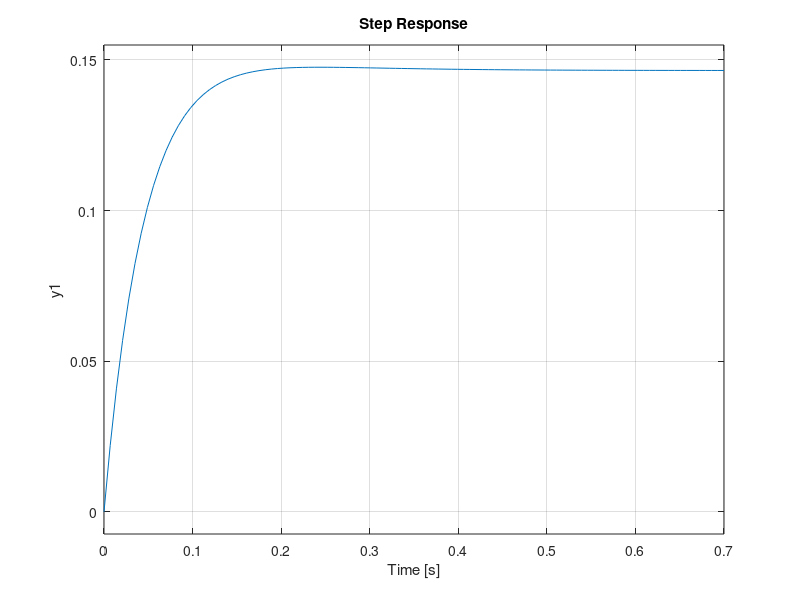

MATLAB code for this plot:
% Kelompok 3
num = [ 1 ]
denum = [1 10.05]

Gp = tf(num,denum) % jadi transfer functionnya
H = [1]            % umpan sensor

n = [3.39 30.5778]
d = [1 17.731]
Gc = tf(n,d)
Mc = feedback(Gc*Gp, H)
step(Mc)
grid on


